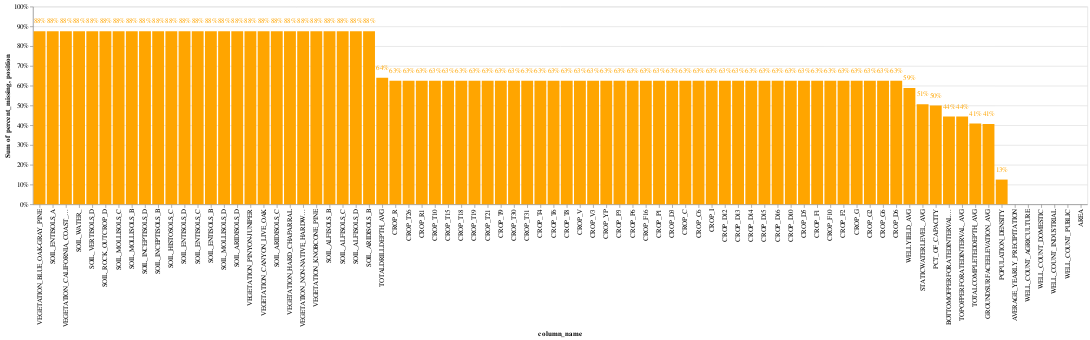

Notebook cell for this chart:
### Markdown cell above
### Preprocessing Data

### Code cell
draw_missing_data_chart(X_train)

### Figure 1 — Vega-Lite specification as saved in the notebook (floating-point values rounded to 4 significant figures)
{"config": {"view": {"continuousWidth": 400, "continuousHeight": 300}}, "layer": [{"mark": "bar", "encoding": {"color": {"value": "orange"}, "tooltip": [{"field": "column_name", "type": "nominal"}, {"field": "percent_missing", "type": "quantitative"}], "x": {"field": "column_name", "sort": ["VEGETATION_BLUE_OAK-GRAY_PINE", "SOIL_ENTISOLS_A", "VEGETATION_CALIFORNIA_COAST_LIVE_OAK", "SOIL_WATER_", "SOIL_VERTISOLS_D", "SOIL_ROCK_OUTCROP_D", "SOIL_MOLLISOLS_C", "SOIL_MOLLISOLS_B", "SOIL_INCEPTISOLS_D", "SOIL_INCEPTISOLS_B", "SOIL_HISTOSOLS_C", "SOIL_ENTISOLS_D", "SOIL_ENTISOLS_C", "SOIL_ENTISOLS_B", "SOIL_MOLLISOLS_D", "SOIL_ARIDISOLS_D", "VEGETATION_PINYON-JUNIPER", "VEGETATION_CANYON_LIVE_OAK", "SOIL_ARIDISOLS_C", "VEGETATION_HARD_CHAPARRAL", "VEGETATION_NON-NATIVE_HARDWOOD_FOREST", "VEGETATION_KNOBCONE_PINE", "SOIL_ALFISOLS_B", "SOIL_ALFISOLS_C", "SOIL_ALFISOLS_D", "SOIL_ARIDISOLS_B", "TOTALDRILLDEPTH_AVG", "CROP_R", "CROP_T26", "CROP_R1", "CROP_T10", "CROP_T15", "CROP_T18", "CROP_T19", "CROP_T21", "CROP_T9", "CROP_T30", "CROP_T31", "CROP_T4", "CROP_T6", "CROP_T8", "CROP_V", "CROP_V3", "CROP_YP", "CROP_P3", "CROP_P6", "CROP_F16", "CROP_P1", "CROP_D3", "CROP_C", "CROP_C6", "CROP_I", "CROP_D12", "CROP_D13", "CROP_D14", "CROP_D15", "CROP_D16", "CROP_D10", "CROP_D5", "CROP_F1", "CROP_F10", "CROP_F2", "CROP_G", "CROP_G2", "CROP_G6", "CROP_D6", "WELLYIELD_AVG", "STATICWATERLEVEL_AVG", "PCT_OF_CAPACITY", "BOTTOMOFPERFORATEDINTERVAL_AVG", "TOPOFPERFORATEDINTERVAL_AVG", "TOTALCOMPLETEDDEPTH_AVG", "GROUNDSURFACEELEVATION_AVG", "POPULATION_DENSITY", "AVERAGE_YEARLY_PRECIPITATION", "WELL_COUNT_AGRICULTURE", "WELL_COUNT_DOMESTIC", "WELL_COUNT_INDUSTRIAL", "WELL_COUNT_PUBLIC", "AREA"], "type": "nominal"}, "y": {"aggregate": "sum", "axis": {"format": "%"}, "field": "percent_missing", "stack": "normalize", "type": "quantitative"}}}, {"mark": {"type": "text", "align": "center", "color": "black", "fontSize": 10}, "encoding": {"color": {"value": "orange"}, "text": {"field": "percent_missing", "format": ".0%", "type": "quantitative"}, "tooltip": [{"field": "column_name", "type": "nominal"}, {"field": "percent_missing", "type": "quantitative"}], "x": {"field": "column_name", "sort": ["VEGETATION_BLUE_OAK-GRAY_PINE", "SOIL_ENTISOLS_A", "VEGETATION_CALIFORNIA_COAST_LIVE_OAK", "SOIL_WATER_", "SOIL_VERTISOLS_D", "SOIL_ROCK_OUTCROP_D", "SOIL_MOLLISOLS_C", "SOIL_MOLLISOLS_B", "SOIL_INCEPTISOLS_D", "SOIL_INCEPTISOLS_B", "SOIL_HISTOSOLS_C", "SOIL_ENTISOLS_D", "SOIL_ENTISOLS_C", "SOIL_ENTISOLS_B", "SOIL_MOLLISOLS_D", "SOIL_ARIDISOLS_D", "VEGETATION_PINYON-JUNIPER", "VEGETATION_CANYON_LIVE_OAK", "SOIL_ARIDISOLS_C", "VEGETATION_HARD_CHAPARRAL", "VEGETATION_NON-NATIVE_HARDWOOD_FOREST", "VEGETATION_KNOBCONE_PINE", "SOIL_ALFISOLS_B", "SOIL_ALFISOLS_C", "SOIL_ALFISOLS_D", "SOIL_ARIDISOLS_B", "TOTALDRILLDEPTH_AVG", "CROP_R", "CROP_T26", "CROP_R1", "CROP_T10", "CROP_T15", "CROP_T18", "CROP_T19", "CROP_T21", "CROP_T9", "CROP_T30", "CROP_T31", "CROP_T4", "CROP_T6", "CROP_T8", "CROP_V", "CROP_V3", "CROP_YP", "CROP_P3", "CROP_P6", "CROP_F16", "CROP_P1", "CROP_D3", "CROP_C", "CROP_C6", "CROP_I", "CROP_D12", "CROP_D13", "CROP_D14", "CROP_D15", "CROP_D16", "CROP_D10", "CROP_D5", "CROP_F1", "CROP_F10", "CROP_F2", "CROP_G", "CROP_G2", "CROP_G6", "CROP_D6", "WELLYIELD_AVG", "STATICWATERLEVEL_AVG", "PCT_OF_CAPACITY", "BOTTOMOFPERFORATEDINTERVAL_AVG", "TOPOFPERFORATEDINTERVAL_AVG", "TOTALCOMPLETEDDEPTH_AVG", "GROUNDSURFACEELEVATION_AVG", "POPULATION_DENSITY", "AVERAGE_YEARLY_PRECIPITATION", "WELL_COUNT_AGRICULTURE", "WELL_COUNT_DOMESTIC", "WELL_COUNT_INDUSTRIAL", "WELL_COUNT_PUBLIC", "AREA"], "type": "nominal"}, "y": {"field": "position", "type": "quantitative"}}, "transform": [{"calculate": "datum.percent_missing + 0.05 * datum.percent_missing / abs(datum.percent_missing)", "as": "position"}]}], "data": {"name": "data-abd8c6fc7ee2b6fcd6505f478613210a"}, "$schema": "https://vega.github.io/schema/vega-lite/v4.17.0.json", "datasets": {"data-abd8c6fc7ee2b6fcd6505f478613210a": [{"column_name": "VEGETATION_BLUE_OAK-GRAY_PINE", "percent_missing": 0.875}, {"column_name": "SOIL_ENTISOLS_A", "percent_missing": 0.875}, {"column_name": "VEGETATION_CALIFORNIA_COAST_LIVE_OAK", "percent_missing": 0.875}, {"column_name": "SOIL_WATER_", "percent_missing": 0.875}, {"column_name": "SOIL_VERTISOLS_D", "percent_missing": 0.875}, {"column_name": "SOIL_ROCK_OUTCROP_D", "percent_missing": 0.875}, {"column_name": "SOIL_MOLLISOLS_C", "percent_missing": 0.875}, {"column_name": "SOIL_MOLLISOLS_B", "percent_missing": 0.875}, {"column_name": "SOIL_INCEPTISOLS_D", "percent_missing": 0.875}, {"column_name": "SOIL_INCEPTISOLS_B", "percent_missing": 0.875}, {"column_name": "SOIL_HISTOSOLS_C", "percent_missing": 0.875}, {"column_name": "SOIL_ENTISOLS_D", "percent_missing": 0.875}, {"column_name": "SOIL_ENTISOLS_C", "percent_missing": 0.875}, {"column_name": "SOIL_ENTISOLS_B", "percent_missing": 0.875}, {"column_name": "SOIL_MOLLISOLS_D", "percent_missing": 0.875}, {"column_name": "SOIL_ARIDISOLS_D", "percent_missing": 0.875}, {"column_name": "VEGETATION_PINYON-JUNIPER", "percent_missing": 0.875}, {"column_name": "VEGETATION_CANYON_LIVE_OAK", "percent_missing": 0.875}, {"column_name": "SOIL_ARIDISOLS_C", "percent_missing": 0.875}, {"column_name": "VEGETATION_HARD_CHAPARRAL", "percent_missing": 0.875}, {"column_name": "VEGETATION_NON-NATIVE_HARDWOOD_FOREST", "percent_missing": 0.875}, {"column_name": "VEGETATION_KNOBCONE_PINE", "percent_missing": 0.875}, {"column_name": "SOIL_ALFISOLS_B", "percent_missing": 0.875}, {"column_name": "SOIL_ALFISOLS_C", "percent_missing": 0.875}, {"column_name": "SOIL_ALFISOLS_D", "percent_missing": 0.875}, {"column_name": "SOIL_ARIDISOLS_B", "percent_missing": 0.875}, {"column_name": "TOTALDRILLDEPTH_AVG", "percent_missing": 0.6404}, {"column_name": "CROP_R", "percent_missing": 0.625}, {"column_name": "CROP_T26", "percent_missing": 0.625}, {"column_name": "CROP_R1", "percent_missing": 0.625}, {"column_name": "CROP_T10", "percent_missing": 0.625}, {"column_name": "CROP_T15", "percent_missing": 0.625}, {"column_name": "CROP_T18", "percent_missing": 0.625}, {"column_name": "CROP_T19", "percent_missing": 0.625}, {"column_name": "CROP_T21", "percent_missing": 0.625}, {"column_name": "CROP_T9", "percent_missing": 0.625}, {"column_name": "CROP_T30", "percent_missing": 0.625}, {"column_name": "CROP_T31", "percent_missing": 0.625}, {"column_name": "CROP_T4", "percent_missing": 0.625}, {"column_name": "CROP_T6", "percent_missing": 0.625}, {"column_name": "CROP_T8", "percent_missing": 0.625}, {"column_name": "CROP_V", "percent_missing": 0.625}, {"column_name": "CROP_V3", "percent_missing": 0.625}, {"column_name": "CROP_YP", "percent_missing": 0.625}, {"column_name": "CROP_P3", "percent_missing": 0.625}, {"column_name": "CROP_P6", "percent_missing": 0.625}, {"column_name": "CROP_F16", "percent_missing": 0.625}, {"column_name": "CROP_P1", "percent_missing": 0.625}, {"column_name": "CROP_D3", "percent_missing": 0.625}, {"column_name": "CROP_C", "percent_missing": 0.625}, {"column_name": "CROP_C6", "percent_missing": 0.625}, {"column_name": "CROP_I", "percent_missing": 0.625}, {"column_name": "CROP_D12", "percent_missing": 0.625}, {"column_name": "CROP_D13", "percent_missing": 0.625}, {"column_name": "CROP_D14", "percent_missing": 0.625}, {"column_name": "CROP_D15", "percent_missing": 0.625}, {"column_name": "CROP_D16", "percent_missing": 0.625}, {"column_name": "CROP_D10", "percent_missing": 0.625}, {"column_name": "CROP_D5", "percent_missing": 0.625}, {"column_name": "CROP_F1", "percent_missing": 0.625}, {"column_name": "CROP_F10", "percent_missing": 0.625}, {"column_name": "CROP_F2", "percent_missing": 0.625}, {"column_name": "CROP_G", "percent_missing": 0.625}, {"column_name": "CROP_G2", "percent_missing": 0.625}, {"column_name": "CROP_G6", "percent_missing": 0.625}, {"column_name": "CROP_D6", "percent_missing": 0.625}, {"column_name": "WELLYIELD_AVG", "percent_missing": 0.5887}, {"column_name": "STATICWATERLEVEL_AVG", "percent_missing": 0.5062}, {"column_name": "PCT_OF_CAPACITY", "percent_missing": 0.5}, {"column_name": "BOTTOMOFPERFORATEDINTERVAL_AVG", "percent_missing": 0.444}, {"column_name": "TOPOFPERFORATEDINTERVAL_AVG", "percent_missing": 0.444}, {"column_name": "TOTALCOMPLETEDDEPTH_AVG", "percent_missing": 0.4087}, {"column_name": "GROUNDSURFACEELEVATION_AVG", "percent_missing": 0.4061}, {"column_name": "POPULATION_DENSITY", "percent_missing": 0.125}, {"column_name": "AVERAGE_YEARLY_PRECIPITATION", "percent_missing": 0.0}, {"column_name": "WELL_COUNT_AGRICULTURE", "percent_missing": 0.0}, {"column_name": "WELL_COUNT_DOMESTIC", "percent_missing": 0.0}, {"column_name": "WELL_COUNT_INDUSTRIAL", "percent_missing": 0.0}, {"column_name": "WELL_COUNT_PUBLIC", "percent_missing": 0.0}, {"column_name": "AREA", "percent_missing": 0.0}]}}
